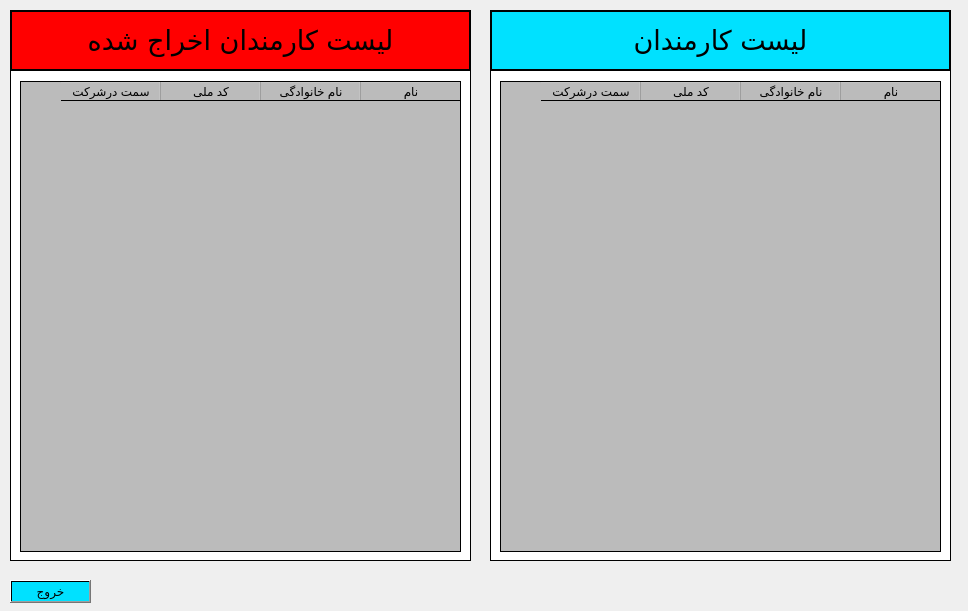
<?xml version="1.0" encoding="UTF-8"?>
<ui version="4.0">
 <class>employee_list</class>
 <widget class="QDialog" name="employee_list">
  <property name="geometry">
   <rect>
    <x>0</x>
    <y>0</y>
    <width>968</width>
    <height>611</height>
   </rect>
  </property>
  <property name="windowTitle">
   <string>Dialog</string>
  </property>
  <widget class="QPushButton" name="pushButton">
   <property name="geometry">
    <rect>
     <x>10</x>
     <y>580</y>
     <width>81</width>
     <height>23</height>
    </rect>
   </property>
   <property name="layoutDirection">
    <enum>Qt::RightToLeft</enum>
   </property>
   <property name="autoFillBackground">
    <bool>false</bool>
   </property>
   <property name="styleSheet">
    <string notr="true">background-color: qlineargradient(spread:pad, x1:0, y1:0, x2:1, y2:1, stop:0 rgba(0, 225, 255, 255));</string>
   </property>
   <property name="text">
    <string>خروج</string>
   </property>
   <property name="default">
    <bool>true</bool>
   </property>
   <property name="flat">
    <bool>false</bool>
   </property>
  </widget>
  <widget class="QFrame" name="frame_4">
   <property name="geometry">
    <rect>
     <x>490</x>
     <y>10</y>
     <width>461</width>
     <height>61</height>
    </rect>
   </property>
   <property name="styleSheet">
    <string notr="true">background-color: qlineargradient(spread:pad, x1:0, y1:0, x2:1, y2:1, stop:0 rgba(0, 225, 255, 255));</string>
   </property>
   <property name="frameShape">
    <enum>QFrame::Box</enum>
   </property>
   <property name="frameShadow">
    <enum>QFrame::Plain</enum>
   </property>
   <property name="lineWidth">
    <number>2</number>
   </property>
   <property name="midLineWidth">
    <number>8</number>
   </property>
   <widget class="QLabel" name="label_5">
    <property name="geometry">
     <rect>
      <x>20</x>
      <y>10</y>
      <width>421</width>
      <height>41</height>
     </rect>
    </property>
    <property name="font">
     <font>
      <family>B Nazanin</family>
      <pointsize>20</pointsize>
     </font>
    </property>
    <property name="layoutDirection">
     <enum>Qt::LeftToRight</enum>
    </property>
    <property name="text">
     <string>&lt;html&gt;&lt;head/&gt;&lt;body&gt;&lt;p align=&quot;center&quot;&gt;لیست کارمندان&lt;/p&gt;&lt;/body&gt;&lt;/html&gt;</string>
    </property>
   </widget>
  </widget>
  <widget class="QFrame" name="frame_3">
   <property name="geometry">
    <rect>
     <x>490</x>
     <y>70</y>
     <width>461</width>
     <height>491</height>
    </rect>
   </property>
   <property name="styleSheet">
    <string notr="true">background-color: qlineargradient(spread:pad, x1:0, y1:0, x2:1, y2:1, stop:0 rgba(255, 255, 255, 255));</string>
   </property>
   <property name="frameShape">
    <enum>QFrame::Box</enum>
   </property>
   <property name="frameShadow">
    <enum>QFrame::Plain</enum>
   </property>
   <widget class="QTableWidget" name="employees">
    <property name="geometry">
     <rect>
      <x>10</x>
      <y>11</y>
      <width>441</width>
      <height>471</height>
     </rect>
    </property>
    <property name="layoutDirection">
     <enum>Qt::RightToLeft</enum>
    </property>
    <property name="styleSheet">
     <string notr="true">background-color: qlineargradient(spread:pad, x1:0, y1:0, x2:1, y2:1, stop:0 rgba(187, 187, 187, 255));</string>
    </property>
    <column>
     <property name="text">
      <string>نام</string>
     </property>
    </column>
    <column>
     <property name="text">
      <string>نام خانوادگی</string>
     </property>
    </column>
    <column>
     <property name="text">
      <string>کد ملی</string>
     </property>
    </column>
    <column>
     <property name="text">
      <string>سمت درشرکت</string>
     </property>
    </column>
   </widget>
  </widget>
  <widget class="QFrame" name="frame">
   <property name="geometry">
    <rect>
     <x>10</x>
     <y>10</y>
     <width>461</width>
     <height>61</height>
    </rect>
   </property>
   <property name="styleSheet">
    <string notr="true">background-color: qlineargradient(spread:pad, x1:0, y1:0, x2:1, y2:1, stop:0 rgba(255, 0, 0, 255));</string>
   </property>
   <property name="frameShape">
    <enum>QFrame::Box</enum>
   </property>
   <property name="frameShadow">
    <enum>QFrame::Plain</enum>
   </property>
   <property name="lineWidth">
    <number>2</number>
   </property>
   <property name="midLineWidth">
    <number>8</number>
   </property>
   <widget class="QLabel" name="label_6">
    <property name="geometry">
     <rect>
      <x>20</x>
      <y>10</y>
      <width>421</width>
      <height>41</height>
     </rect>
    </property>
    <property name="font">
     <font>
      <family>B Nazanin</family>
      <pointsize>20</pointsize>
     </font>
    </property>
    <property name="layoutDirection">
     <enum>Qt::LeftToRight</enum>
    </property>
    <property name="text">
     <string>&lt;html&gt;&lt;head/&gt;&lt;body&gt;&lt;p align=&quot;center&quot;&gt;لیست کارمندان اخراج شده&lt;/p&gt;&lt;/body&gt;&lt;/html&gt;</string>
    </property>
   </widget>
  </widget>
  <widget class="QFrame" name="frame_2">
   <property name="geometry">
    <rect>
     <x>10</x>
     <y>70</y>
     <width>461</width>
     <height>491</height>
    </rect>
   </property>
   <property name="styleSheet">
    <string notr="true">background-color: qlineargradient(spread:pad, x1:0, y1:0, x2:1, y2:1, stop:0 rgba(255, 255, 255, 255));</string>
   </property>
   <property name="frameShape">
    <enum>QFrame::Box</enum>
   </property>
   <property name="frameShadow">
    <enum>QFrame::Plain</enum>
   </property>
   <widget class="QTableWidget" name="fired_employees">
    <property name="geometry">
     <rect>
      <x>10</x>
      <y>11</y>
      <width>441</width>
      <height>471</height>
     </rect>
    </property>
    <property name="layoutDirection">
     <enum>Qt::RightToLeft</enum>
    </property>
    <property name="styleSheet">
     <string notr="true">background-color: qlineargradient(spread:pad, x1:0, y1:0, x2:1, y2:1, stop:0 rgba(187, 187, 187, 255));</string>
    </property>
    <column>
     <property name="text">
      <string>نام</string>
     </property>
    </column>
    <column>
     <property name="text">
      <string>نام خانوادگی</string>
     </property>
    </column>
    <column>
     <property name="text">
      <string>کد ملی</string>
     </property>
    </column>
    <column>
     <property name="text">
      <string>سمت درشرکت</string>
     </property>
    </column>
   </widget>
  </widget>
 </widget>
 <resources/>
 <connections/>
</ui>
